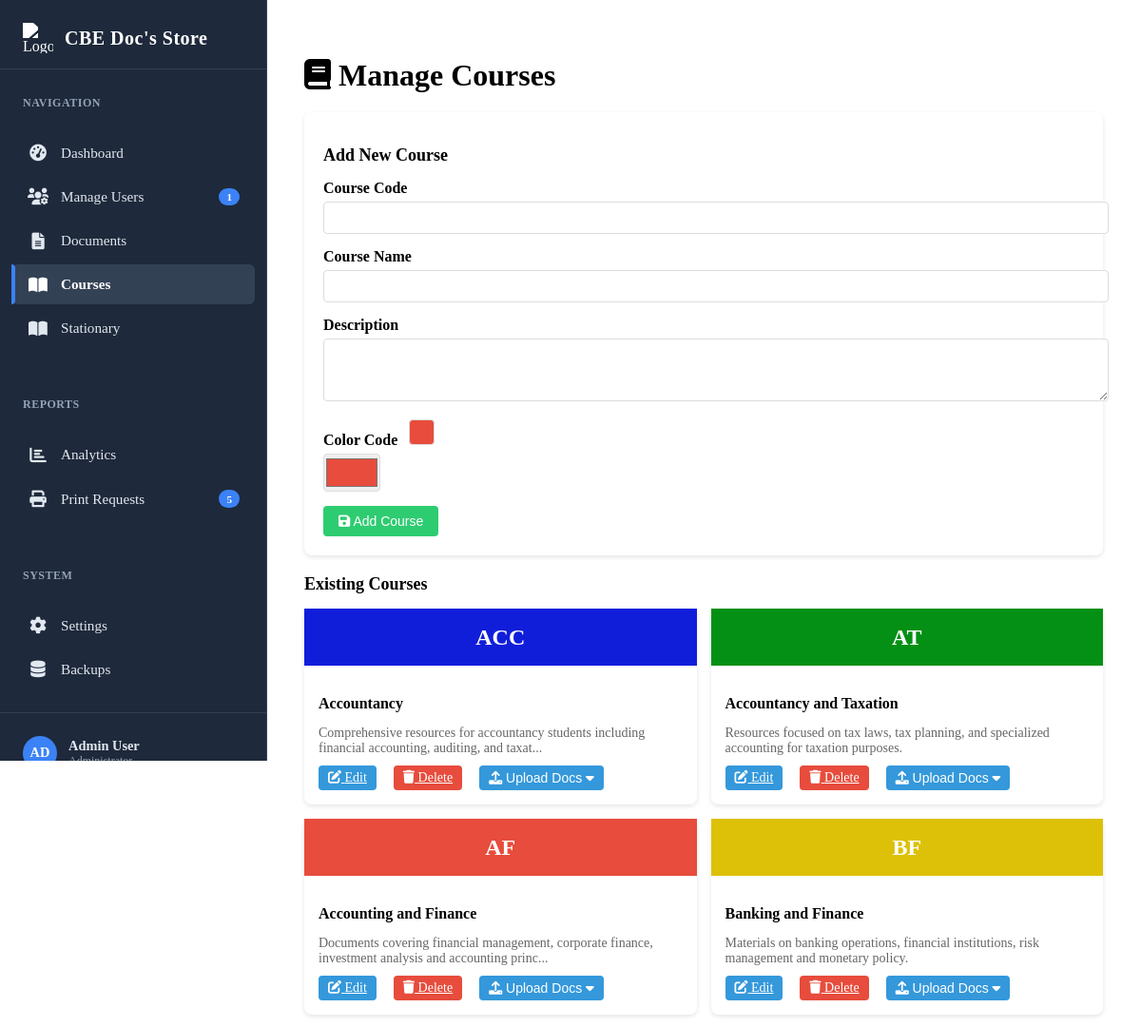
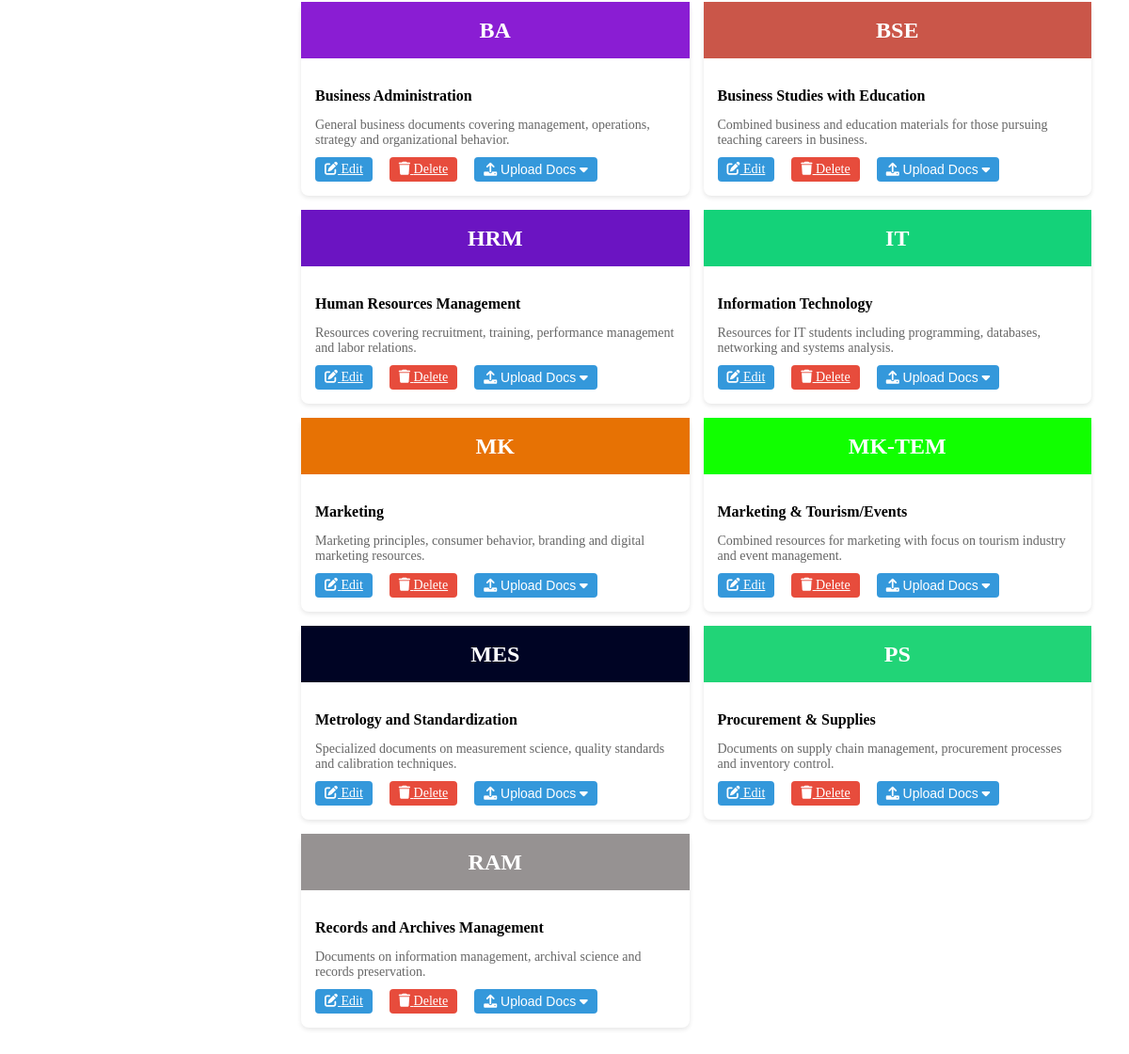
The page /admin/manage_courses.php on the database its author committed (2 pictures, top to bottom).
### tables this page shows
CREATE TABLE `courses` (
  `course_id` int(11) NOT NULL,
  `course_code` varchar(10) NOT NULL,
  `course_name` varchar(100) NOT NULL,
  `description` text NOT NULL,
  `color_code` varchar(7) NOT NULL DEFAULT '#e74c3c',
  `created_at` datetime NOT NULL DEFAULT current_timestamp(),
  `updated_at` datetime NOT NULL DEFAULT current_timestamp() ON UPDATE current_timestamp()
);

### admin/manage_courses.php (the view, shortened to what this page needs)
<?php
include("../connection.php");
$courses = [];
$sql = "SELECT * FROM courses ORDER BY course_name";
$result = $conn->query($sql);
if ($result->num_rows > 0) {
    $courses = $result->fetch_all(MYSQLI_ASSOC);
}
?>
<!DOCTYPE html>
<html lang="en">
<head>
    <link rel="stylesheet" href="https://cdnjs.cloudflare.com/ajax/libs/font-awesome/6.0.0-beta3/css/all.min.css">
</head>
<body>
    <?php include('sidebar.php'); ?>
    <main class="main-content">
        <h1 style="margin-bottom: 20px;"><i class="fas fa-book"></i> Manage Courses</h1>
        <div class="form-container">
            <h2 style="margin-bottom: 15px; font-size: 18px;"><?php echo isset($_GET['edit']) ? 'Edit Course' : 'Add New Course'; ?></h2>
            <form method="POST">
                <?php
                $edit_course = null;
                ?>
                <div class="form-group">
                    <label for="course_code">Course Code</label>
                    <input type="text" id="course_code" name="course_code" class="form-control"
                           value="<?php echo $edit_course ? $edit_course['course_code'] : ''; ?>" required>
                </div>
                <div class="form-group">
                    <label for="course_name">Course Name</label>
                    <input type="text" id="course_name" name="course_name" class="form-control"
                           value="<?php echo $edit_course ? $edit_course['course_name'] : ''; ?>" required>
                </div>
                <div class="form-group">
                    <label for="description">Description</label>
                    <textarea id="description" name="description" class="form-control" rows="3" required><?php echo $edit_course ? $edit_course['description'] : ''; ?></textarea>
                </div>
                <div class="form-group">
                    <label for="color_code">Color Code <span class="color-preview" id="colorPreview" style="background-color: <?php echo $edit_course ? $edit_course['color_code'] : '#e74c3c'; ?>"></span></label>
                    <input type="color" id="color_code" name="color_code" class="form-control" style="height: 40px; width: 60px; padding: 0;"
                           value="<?php echo $edit_course ? $edit_course['color_code'] : '#e74c3c'; ?>" required>
                </div>
                <button type="submit" name="<?php echo $edit_course ? 'update_course' : 'add_course'; ?>" class="btn btn-success">
                    <i class="fas fa-save"></i> <?php echo $edit_course ? 'Update' : 'Add Course'; ?>
                </button>
            </form>
        </div>
        <h2 style="margin-bottom: 15px; font-size: 18px;">Existing Courses</h2>
        <div class="courses-grid">
            <?php foreach ($courses as $course): ?>
                <div class="course-card">
                    <div class="course-img" style="background-color: <?php echo $course['color_code']; ?>">
                        <?php echo $course['course_code']; ?>
                    </div>
                    <div class="course-info">
                        <h3><?php echo $course['course_name']; ?></h3>
                        <p><?php echo substr($course['description'], 0, 100); ?><?php echo strlen($course['description']) > 100 ? '...' : ''; ?></p>
                        <div class="course-actions">
                            <a href="manage_courses.php?edit=<?php echo $course['course_id']; ?>" class="btn" style="padding: 5px 10px;">
                                <i class="fas fa-edit"></i> Edit
                            </a>
                            <a href="manage_courses.php?delete=<?php echo $course['course_id']; ?>" class="btn btn-danger" style="padding: 5px 10px;" onclick="return confirm('Are you sure you want to delete this course?');">
                                <i class="fas fa-trash"></i> Delete
                            </a>
                                <div class="dropdown" style="position: relative;">
                                    <button onclick="toggleDropdown(this)" class="btn" style="padding: 5px 10px;">
                                        <i class="fas fa-upload"></i> Upload Docs <i class="fas fa-caret-down"></i>
                                    </button>
                                </div>
                        </div>
                    </div>
                </div>
            <?php endforeach; ?>
        </div>
    </main>
</body>
</html>

### admin/manage_courses.php (style rules this page uses)
:root { --primary-color: #2c3e50; --secondary-color: #3498db; --accent-color: #e74c3c; --light-color: #ecf0f1; --dark-color: #2c3e50; --success-color: #2ecc71; --warning-color: #f39c12; --error-color: #e74c3c; --sidebar-width: 280px; }
.main-content { flex: 1; margin-left: var(--sidebar-width); padding: 2rem; }
.form-container { background-color: white; border-radius: 8px; padding: 20px; box-shadow: 0 2px 5px rgba(0,0,0,0.1); margin-bottom: 20px; }
.form-group { margin-bottom: 15px; }
.form-group label { display: block; margin-bottom: 5px; font-weight: 600; }
.form-control { width: 100%; padding: 8px 12px; border: 1px solid #ddd; border-radius: 4px; font-size: 14px; }
.btn { display: inline-block; padding: 8px 16px; background-color: var(--secondary-color); color: white; border: none; border-radius: 4px; cursor: pointer; font-size: 14px; margin-right: 10px; }
.btn-success { background-color: var(--success-color); }
.btn-danger { background-color: var(--error-color); }
.courses-grid { display: grid; grid-template-columns: repeat(auto-fill, minmax(280px, 1fr)); gap: 15px; }
.course-card { background-color: white; border-radius: 8px; overflow: hidden; box-shadow: 0 2px 5px rgba(0,0,0,0.1); position: relative; overflow: visible !important; }
.course-img { height: 60px; display: flex; align-items: center; justify-content: center; color: white; font-size: 24px; font-weight: bold; }
.course-info { padding: 15px; position: relative; z-index: 1; }
.course-info h3 { margin-bottom: 5px; font-size: 16px; }
.course-info p { color: #666; font-size: 14px; margin-bottom: 10px; }
.course-actions { display: flex; gap: 8px; }
.color-preview { width: 25px; height: 25px; border-radius: 4px; display: inline-block; margin-left: 8px; border: 1px solid #ddd; }
.dropdown { position: relative; display: inline-block; }

### admin/sidebar.php (style rules this page uses)
:root { --sidebar-bg: #1e293b; --sidebar-active-bg: #334155; --sidebar-text: #e2e8f0; --sidebar-active-text: #ffffff; --sidebar-hover: #2c3e50; --sidebar-accent: #3b82f6; --sidebar-border: #334155; --sidebar-icon-size: 1.1rem; --sidebar-transition: all 0.3s cubic-bezier(0.4, 0, 0.2, 1); }

### rows shown on the page
courses: course_code "ACC", course_name "Accountancy", description "Comprehensive resources for accountancy students including financial accounting, auditing, and taxat"
courses: course_code "AT", course_name "Accountancy and Taxation", description "Resources focused on tax laws, tax planning, and specialized accounting for taxation purposes."
courses: course_code "AF", course_name "Accounting and Finance", description "Documents covering financial management, corporate finance, investment analysis and accounting princ"
courses: course_code "BF", course_name "Banking and Finance", description "Materials on banking operations, financial institutions, risk management and monetary policy."
courses: course_code "BA", course_name "Business Administration", description "General business documents covering management, operations, strategy and organizational behavior."
courses: course_code "BSE", course_name "Business Studies with Education", description "Combined business and education materials for those pursuing teaching careers in business."
courses: course_code "HRM", course_name "Human Resources Management", description "Resources covering recruitment, training, performance management and labor relations."
courses: course_code "IT", course_name "Information Technology", description "Resources for IT students including programming, databases, networking and systems analysis."
courses: course_code "MK", course_name "Marketing", description "Marketing principles, consumer behavior, branding and digital marketing resources."
courses: course_code "MK-TEM", course_name "Marketing & Tourism/Events", description "Combined resources for marketing with focus on tourism industry and event management."
courses: course_code "MES", course_name "Metrology and Standardization", description "Specialized documents on measurement science, quality standards and calibration techniques."
courses: course_code "PS", course_name "Procurement & Supplies", description "Documents on supply chain management, procurement processes and inventory control."
courses: course_code "RAM", course_name "Records and Archives Management", description "Documents on information management, archival science and records preservation."

### other values the page prints
$total_users_count "1"
$pending_print_count "5"
substr($_SESSION['stationary_admin_name'] ?? 'AD', 0, 2) "AD"
$_SESSION['stationary_admin_name'] "Admin User"
